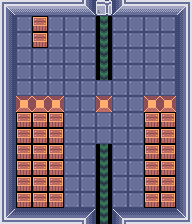

Tiled map render using the project's own tile images. Description and the whole map definition, tile-layer contents included, below:
An orthogonal 12x14 tile map with 16x16 px tiles, 1 tile layer (Tile Layer 1).

<map version="1.2" tiledversion="1.2.4" orientation="orthogonal" renderorder="right-down" width="12" height="14" tilewidth="16" tileheight="16" infinite="0" nextlayerid="2" nextobjectid="1">
 <tileset firstgid="1" name="tiles" tilewidth="16" tileheight="16" tilecount="104" columns="8">
  <image source="tiles.png" width="128" height="208" />
 </tileset>
 <layer id="1" name="Tile Layer 1" width="12" height="14">
  <data encoding="csv">
84,98,98,98,98,99,13,97,98,98,98,85,
91,1,3,1,1,1,33,1,1,1,1,89,
91,1,3,1,1,1,33,1,1,1,1,89,
91,1,1,1,1,1,33,1,1,1,1,89,
91,1,1,1,1,1,33,1,1,1,1,89,
91,1,1,1,1,1,1,1,1,1,1,89,
91,2,2,2,1,1,2,1,1,2,2,89,
91,3,3,3,1,1,1,1,1,3,3,89,
91,3,3,3,1,1,1,1,1,3,3,89,
91,3,3,3,1,1,34,1,1,3,3,89,
91,3,3,3,1,1,34,1,1,3,3,89,
91,3,3,3,1,1,34,1,1,3,3,89,
91,3,3,3,1,1,34,1,1,3,3,89,
92,82,82,82,82,83,34,81,82,82,82,93
</data>
 </layer>
</map>
